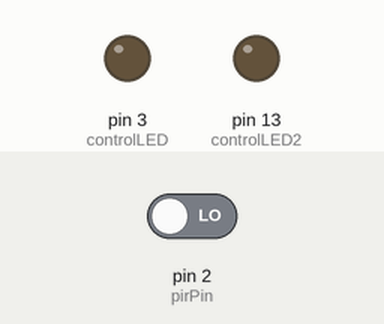
A sketch run on a simulated Arduino Uno, built with avr-gcc and run on an emulated ATmega328P. Parts: output pins drawn as LEDs (lit = HIGH). The inputs (shaded band) are chosen by the test bench; at power-on: pin 2 (pirPin) LOW. What the sketch prints to the serial monitor is not drawn.

Above: at 0.1 s.
At 30.6 s:
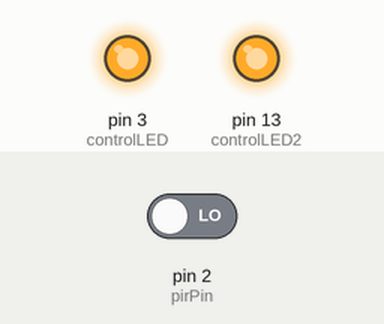
Timing chart, 0 to 32.1 s (numbered marks = the images above):
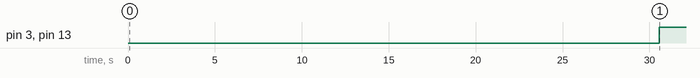

The sketch:

halloween_motionsensor.ino
```cpp
//code help : http://www.arduino.cc/playground/Code/PIRsense

//the time we give the sensor to calibrate (10-60 secs according to the datasheet)
int calibrationTime = 30;

//the time when the sensor outputs a low impulse
long unsigned int lowIn;

//the amount of milliseconds the sensor has to be low
//before we assume all motion has stopped
long unsigned int pause = 5000;

boolean lockLow = true;
boolean takeLowTime;

int pirPin = 2;       //digital 2
int controlLED = 3;   //digital 3
int controlLED2 = 13;   //digital 3

void setup(){
 Serial.begin(9600);
 pinMode(pirPin, INPUT);
 pinMode(controlLED,OUTPUT);
 pinMode(controlLED2,OUTPUT);

 digitalWrite(pirPin, LOW);

 //calibrating sensor
 Serial.print("calibrating sensor ");
 for(int i = 0; i < calibrationTime; i++){
   Serial.print(".");
   delay(1000);
   }
  Serial.println(" done");
  Serial.println("SENSOR ACTIVE");
  delay(50);
}

void loop(){

  if(digitalRead(pirPin)==LOW){ //was motion detected
    //Serial.println("Motion Detected");
    delay(500);
    if(digitalRead(pirPin)==LOW){
      digitalWrite(controlLED,HIGH);
      digitalWrite(controlLED2,HIGH);
      Serial.write('P');
    }
  }else{
    digitalWrite(controlLED,LOW);
    digitalWrite(controlLED2,LOW);
    Serial.write('S');
    delay(500);
  }

  delay(50);

}
```

Measured:
- by itself, pin 3 (controlLED), pin 13 (controlLED2): LOW → HIGH at 30.6 s
